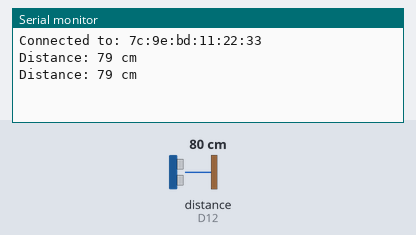
A sketch run on a simulated Arduino Nano 33 IoT. On the bench: the last lines printed to the serial monitor. Wiring (inferred from the names in the program): ultrasonic range finder: trigger D11; echo D12. Inputs (shaded band) come from the test bench; at power-on: distance to the obstacle (sensor on D12) 80 cm. The echo pulse lasts 58.3 µs per cm; nothing arrives over Bluetooth unless stated; a phone connects over Bluetooth LE 3 s after start.

Above: at 4.8 s.
4.9 s: distance to the obstacle (sensor on D12) set to 2 cm
At 5.8 s:
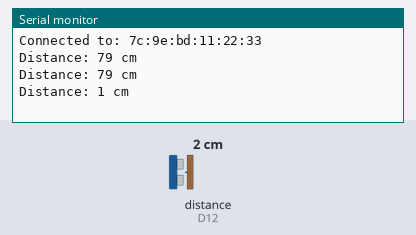
6.5 s: distance to the obstacle (sensor on D12) set to 4 cm
At 7.8 s:
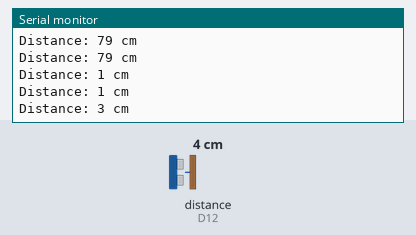
Timing chart, 0 to 9.5 s (numbered marks = the images above; inputs shaded):
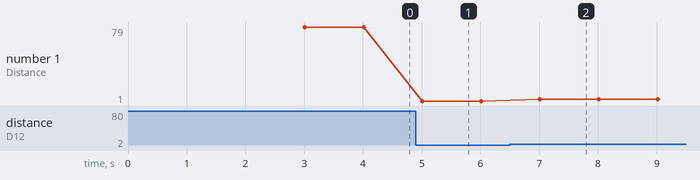

The sketch:

parking.ino
```cpp
#include <ArduinoBLE.h>

// Ultrasonic sensor pin configuration
const int trigPin = 11;
const int echoPin = 12;

// Variables for sensor reading
long duration;
int distance;

// BLE service and characteristic setup
BLEService distanceService("180D");  // Custom service UUID
BLEUnsignedIntCharacteristic distanceCharacteristic("2A37", BLERead | BLENotify);

void setup() {
  // Initialize serial communication
  Serial.begin(9600);

  // Configure sensor pins
  pinMode(trigPin, OUTPUT);
  pinMode(echoPin, INPUT);

  // Set up BLE
  if (!BLE.begin()) {
    Serial.println("Failed to initialize BLE!");
    while (1);  // Halt if BLE setup fails
  }

  // Configure BLE with service and characteristic
  BLE.setLocalName("ParkingSensor");
  BLE.setAdvertisedService(distanceService);
  distanceService.addCharacteristic(distanceCharacteristic);
  BLE.addService(distanceService);
  BLE.advertise();
}

void loop() {
  BLEDevice central = BLE.central();

  // Check for a connection
  if (central) {
    Serial.print("Connected to: ");
    Serial.println(central.address());

    while (central.connected()) {
      // Trigger the ultrasonic sensor
      digitalWrite(trigPin, LOW);
      delayMicroseconds(2);
      digitalWrite(trigPin, HIGH);
      delayMicroseconds(10);
      digitalWrite(trigPin, LOW);

      // Measure response duration and calculate distance
      duration = pulseIn(echoPin, HIGH);
      distance = duration * 0.034 / 2;

      // Log distance and update BLE characteristic
      Serial.print("Distance: ");
      Serial.print(distance);
      Serial.println(" cm");
      distanceCharacteristic.writeValue(distance);

      delay(1000);  // Wait before next reading
    }

    Serial.print("Disconnected from: ");
    Serial.println(central.address());
  }
}
```

Measured:
- after the input at 4.9 s, the serial monitor: prints a new line after 0.11 s (image 1)
- after the input at 6.5 s, the serial monitor: prints a new line after 0.51 s (image 2)
- plotted number 1: 79 → 1 after the input at 4.9 s, 1 → 3 after the input at 6.5 s
